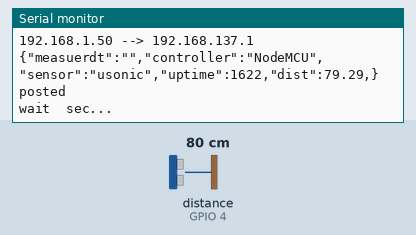
The sketch below on a simulated ESP8266 (NodeMCU). Shown: the last lines printed to the serial monitor. Wiring (inferred from the names in the program): ultrasonic range finder: trigger GPIO 3; echo GPIO 4. The inputs (shaded band) are chosen by the test bench; at power-on: distance to the obstacle (sensor on GPIO 4) 80 cm. The echo pulse lasts 58.3 µs per cm; WiFi joins after 1.5 s; servers stay silent unless stated; uploads are accepted with an empty reply.

Above: at 2.8 s.
2.9 s: distance to the obstacle (sensor on GPIO 4) set to 2 cm
At 3.1 s:
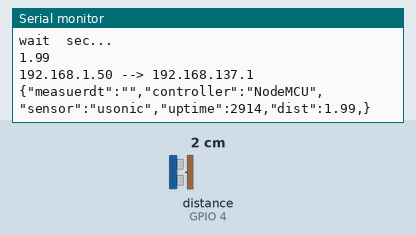
4.6 s: distance to the obstacle (sensor on GPIO 4) set to 4 cm
At 6.5 s:
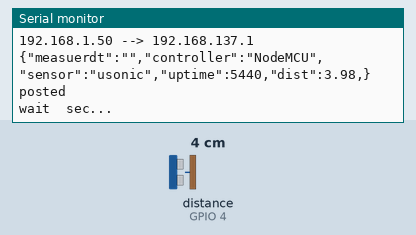
Timing chart, 0 to 8.0 s (numbered marks = the images above; inputs shaded):
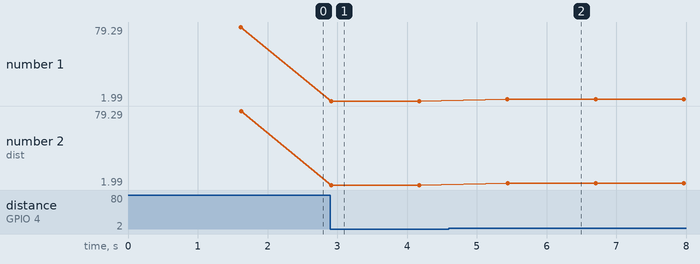

Measured:
- after the input at 2.9 s, the serial monitor: prints a new line at once (image 1)
- after the input at 4.6 s, the serial monitor: prints a new line after 0.84 s (image 2)
- plotted number 1: 79.29 → 1.99 after the input at 2.9 s, 1.99 → 3.98 after the input at 4.6 s
- plotted number 2: 79.29 → 1.99 after the input at 2.9 s, 1.99 → 3.98 after the input at 4.6 s

The sketch:

usonic-http.ino
```cpp
#include <ESP8266WiFi.h> // ap connection
#include <ESP8266HTTPClient.h> // webs server call

//web ********************
const char* ssid     = "AP1-00";   // AP name : AP1-nn
const char* password = "12345678"; // AP password
const char * gatewayip = "192.168.137.1"; // gateway ip 192.168.10.x
const uint16_t gatewayport = 8000;  // gateway webserver port
const char* posturl = "/Postjson";  // gateway webserver receive url
IPAddress myIP;
//******************** web

//usonicvalue********************
float usonicvalue;
//********************usonicvalue

float temp, humi;

void setup(){
  Serial.begin(9600);
  setup_usonic();
  setup_web();
}

void loop(){
  loop_usonic();
  loop_web();
  delay(1000);
}

void setup_web(){
    WiFi.mode(WIFI_STA);
    delay(100);
    WiFi.begin( ssid, password );

    Serial.println();
    Serial.println();
    Serial.print("Wait for WiFi... ");

    while(WiFi.status() != WL_CONNECTED) {
        Serial.print(".");
        delay(500);
    }

    myIP = WiFi.localIP();

    Serial.println("");
    Serial.println("WiFi connected");
    Serial.print("IP address: ");
    Serial.println(myIP);
    delay(10);
}

void loop_web(){

    Serial.print(myIP);
    Serial.print(" --> ");
    Serial.println(gatewayip);

    if(WiFi.status() == WL_CONNECTED) {
      String data = "{";
      data += "\"measuerdt\":\"\",";    // set sensig time to blank because we do not have RTC
      data += "\"controller\":\"NodeMCU\",";
      data += "\"sensor\":\"usonic\",";
      data += "\"uptime\":" + String(millis()) + ",";
      data += "\"dist\":" + String(usonicvalue) + ",";
      data += "}";

      Serial.println(data);
      sendhttp(data);
    }

    Serial.print("wait ");
    Serial.println(" sec...");
}

void sendhttp(String postdata){
  String gatewayipurl = "http://" + String(gatewayip) + ":" + String(gatewayport) + posturl;

  HTTPClient http;
  http.begin(gatewayipurl);
  http.addHeader("Content-Type", "application/json");
  http.addHeader("Cache-Control","no-cache");
  http.POST(postdata);
  http.writeToStream(&Serial);
  String rtnmsg = http.getString();
  http.end();

  Serial.println("posted");
}
```

usonic.ino
```cpp
//GPIO********************
int pintrig = 3;
int pinecho = 4;
//********************GPIO

void setup_usonic(){
  pinMode(pintrig, OUTPUT); // sender
  pinMode(pinecho, INPUT); // receiver
}

void loop_usonic(){
    digitalWrite(pintrig, LOW); delayMicroseconds(2);  // initialize to set to high
    digitalWrite(pintrig, HIGH); delayMicroseconds(10); // sending for 10 microsec during 10 microsec it busrst signal 8times
    digitalWrite(pintrig, LOW);  // closing

    float duration = pulseIn(pinecho, HIGH);
    usonicvalue = duration * 0.034 / 2;  // 340m/s = 34000cm/s = 34000/1000000 cm/microsec = 0.034 cm/microsec

  Serial.println(usonicvalue);
}
```
